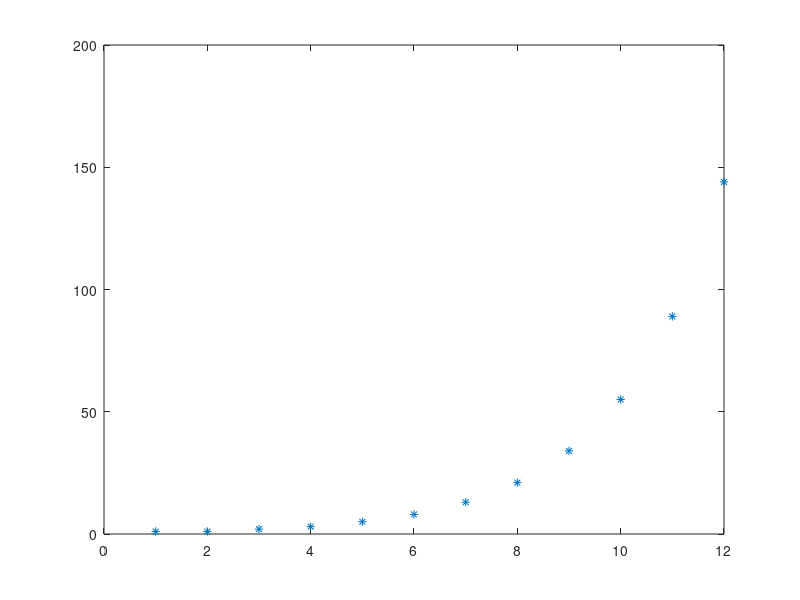

Write the MATLAB code that produced this figure.
numero = 12;
fib = zeros(1,numero);
fib(1) = 1;
fib(2) = 1;
for i = 3:numero
    fib(i) = fib(i-1) + fib(i-2);
end
fib
plot(fib, '*')
